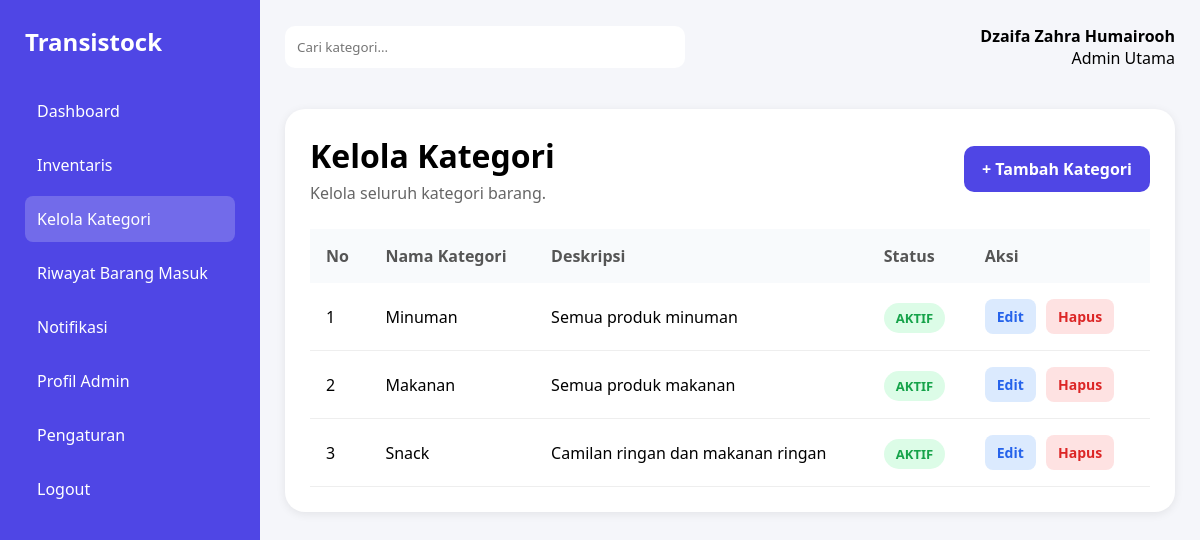
The app's page /admin/kategori.php (signed in) with its own data.
### tables this page shows
CREATE TABLE `kategori` (
  `id_kategori` int(11) NOT NULL,
  `nama_kategori` varchar(100) NOT NULL,
  `deskripsi` text DEFAULT NULL,
  `status` enum('AKTIF','NONAKTIF') DEFAULT 'AKTIF'
);

### admin/kategori.php (the view, shortened to what this page needs)
<?php
include '../config/koneksi.php';
$data = mysqli_query($conn, "SELECT * FROM kategori");
?>
<!DOCTYPE html>
<html>
<head>
    <link rel="stylesheet" href="dashboard.css">
</head>
<body>
<div class="container">
    <div class="sidebar">
        <h2>Transistock</h2>
        <ul>
            <li><a href="dashboard.php">Dashboard</a></li>
            <li><a href="inventaris.php">Inventaris</a></li>
             <li class="active">
                <a href="kategori.php">Kelola Kategori</a>
            </li>
           <li>
    <a href="riwayat_barang_masuk.php">Riwayat Barang Masuk</a>
</li>
          <li>
    <a href="notifikasi.php">
        Notifikasi
    </a>
</li>
           <li>
    <a href="profil_admin.php">Profil Admin</a>
</li>
<li>
    <a href="pengaturan.php">Pengaturan</a>
</li>
            <li>
                <a href="../auth/logout.php">Logout</a>
            </li>
        </ul>
    </div>
    <div class="main">
        <div class="header">
            <input type="text" placeholder="Cari kategori...">
            <div class="profile">
                <h4><?= $_SESSION['nama']; ?></h4>
                <p>Admin Utama</p>
            </div>
        </div>
        <div class="inventory-card">
            <div class="inventory-top">
                <div>
                    <h2>Kelola Kategori</h2>
                    <p>Kelola seluruh kategori barang.</p>
                </div>
                <a href="tambah_kategori.php" class="btn-add">
                    + Tambah Kategori
                </a>
            </div>
            <table class="inventory-table">
                <thead>
                    <tr>
                        <th>No</th>
                        <th>Nama Kategori</th>
                        <th>Deskripsi</th>
                        <th>Status</th>
                        <th>Aksi</th>
                    </tr>
                </thead>
                <tbody>
                <?php $no = 1; ?>
                <?php while($row = mysqli_fetch_assoc($data)) : ?>
                    <tr>
                        <td><?= $no++; ?></td>
                        <td><?= $row['nama_kategori']; ?></td>
                        <td><?= $row['deskripsi']; ?></td>
                        <td>
                        <?php if($row['status'] == 'AKTIF') : ?>
                            <span class="status-active">
                                AKTIF
                            </span>
                        <?php else : ?>
                            <span class="status-inactive">
                                NONAKTIF
                            </span>
                        <?php endif; ?>
                        </td>
                        <td>
                            <a href="edit_kategori.php?id=<?= $row['id_kategori']; ?>"
                            class="action-edit">
                            Edit
                            </a>
                        <a href="hapus_kategori.php?id=<?= $row['id_kategori']; ?>"
                        class="action-delete"
                        onclick="return confirm('Yakin ingin menghapus kategori ini?')">
                        Hapus
                    </a>
                        </td>
                    </tr>
                <?php endwhile; ?>
                </tbody>
            </table>
        </div>
    </div>
</div>
</body>
</html>

### admin/dashboard.css (style rules this page uses)
* { margin:0; padding:0; box-sizing:border-box; font-family:Segoe UI, sans-serif; }
body { background:#f5f6fa; }
.container { display:flex; min-height:100vh; }
.sidebar { width:260px; background:#4f46e5; color:white; padding:25px; }
.sidebar h2 { margin-bottom:30px; }
.sidebar ul { list-style:none; }
.sidebar li { padding:12px; margin-bottom:8px; border-radius:8px; cursor:pointer; }
.sidebar li:hover, .sidebar .active { background:rgba(255,255,255,0.2); }
.sidebar a { color:white; text-decoration:none; }
.main { flex:1; padding:25px; }
.header { display:flex; justify-content:space-between; align-items:center; margin-bottom:25px; }
.header input { width:400px; padding:12px; border:none; border-radius:10px; }
.profile { text-align:right; }
.inventory-card { background:white; padding:25px; border-radius:20px; box-shadow:0 2px 10px rgba(0,0,0,0.08); margin-top:40px; }
.inventory-top { display:flex; justify-content:space-between; align-items:center; margin-bottom:25px; }
.inventory-top h2 { font-size:32px; margin-bottom:5px; }
.inventory-top p { color:#666; }
.btn-add { background:#4f46e5; color:white; text-decoration:none; padding:12px 18px; border-radius:10px; font-weight:600; transition:0.3s; }
.inventory-table { width:100%; border-collapse:collapse; }
.inventory-table th { background:#f8fafc; color:#555; padding:16px; text-align:left; }
.inventory-table td { padding:16px; border-bottom:1px solid #eee; }
.action-edit, .action-delete, .action-stock { display:inline-block; padding:8px 12px; border-radius:8px; text-decoration:none; font-size:14px; font-weight:600; margin-right:6px; }
.action-edit { background:#dbeafe; color:#2563eb; }
.action-delete { background:#fee2e2; color:#dc2626; }
.btn-add { border:none; cursor:pointer; }
.status-active { background:#dcfce7; color:#16a34a; padding:6px 12px; border-radius:20px; font-weight:600; font-size:13px; }

### records on screen
kategori: nama_kategori "Minuman", deskripsi "Semua produk minuman", status "AKTIF"
kategori: nama_kategori "Makanan", deskripsi "Semua produk makanan", status "AKTIF"
kategori: nama_kategori "Snack", deskripsi "Camilan ringan dan makanan ringan", status "AKTIF"

### other values on screen
$_SESSION['nama'] "Dzaifa Zahra Humairooh"
